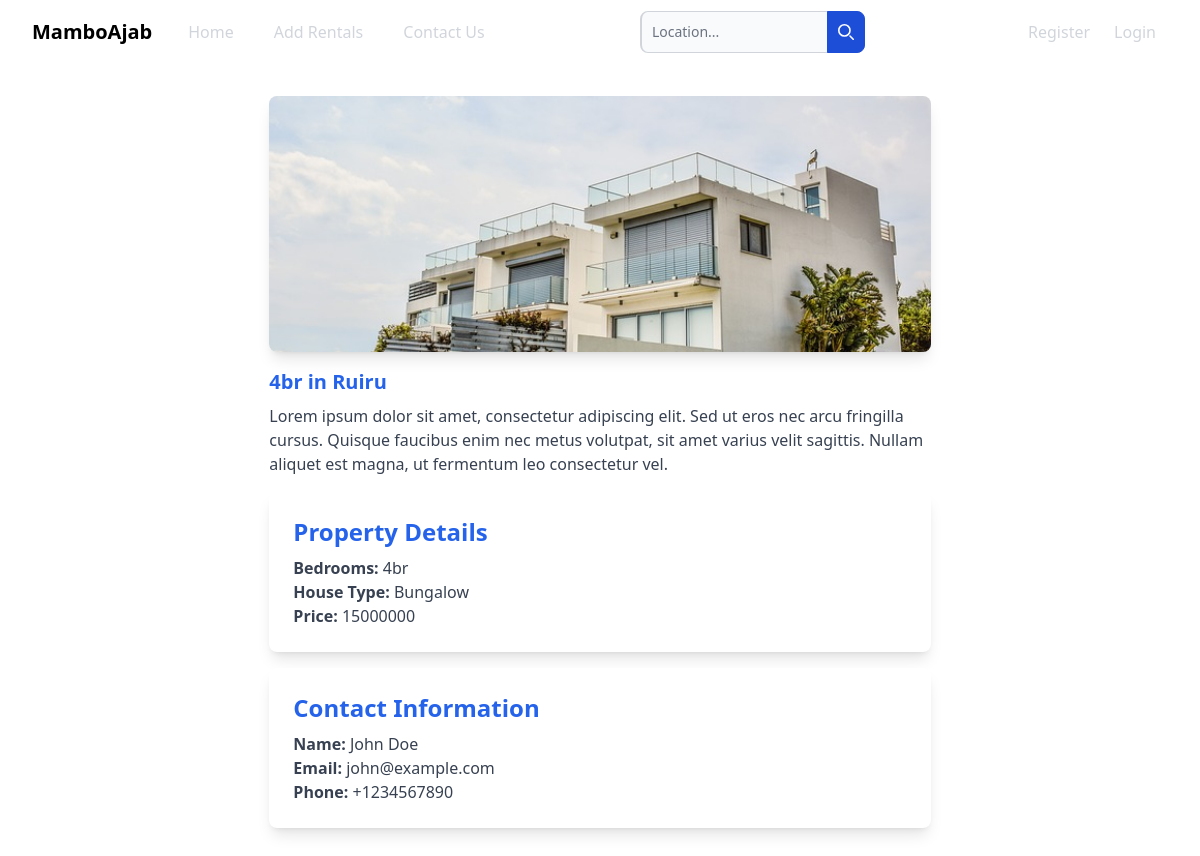
Page /home/property/3/ on the committed database.
### Home/models.py (models this page shows)
class Rentals(models.Model):
    image =models.ImageField(upload_to='images/')
    location = models.CharField(max_length=100,null=True,blank=True)
    house_type = models.CharField(max_length= 50,null=True)
    bedrooms = models.CharField(max_length=10,null=True)
    house_price = models.CharField(max_length= 100,null=True)

### Home/views.py (the view)
# urls.py: path('property/<int:property_id>/', views.property_detail_view, name='property_detail'),
def property_detail_view(request, property_id):
    property_obj = get_object_or_404(Rentals, id=property_id)
    print('loggged ins', request.user)
    return render(request, 'Home/property_details.html', {'property': property_obj})

### Home/templates/Home/property_details.html
{% extends "Home/base.html" %}
{% block heroPage %}
  <div class="container mx-auto px-4 py-8">
    <div class="flex flex-col md:flex-row">
      <div class="md:w-2/3 mb-8 md:mb-0 mx-auto">
        <div class="overflow-hidden rounded-lg shadow-lg">
          <img class="w-full h-64 object-cover" src="{{ property.image.url }}" alt="{{ property.location }}">
        </div>
        <div class="mt-4">
          <h2 class="text-xl font-semibold mb-2 text-blue-600">{{ property.bedrooms }} in {{ property.location }}</h2>
          <p class="text-gray-700 dark:text-gray-400 mb-4">Lorem ipsum dolor sit amet, consectetur adipiscing elit. Sed ut eros nec arcu fringilla cursus. Quisque faucibus enim nec metus volutpat, sit amet varius velit sagittis. Nullam aliquet est magna, ut fermentum leo consectetur vel.</p>
          <div class="p-6 bg-white rounded-lg shadow-lg">
            <h3 class="text-2xl font-semibold mb-2 text-blue-600">Property Details</h3>
            <p class="text-gray-700 dark:text-gray-400"><span class="font-semibold">Bedrooms:</span> {{ property.bedrooms }}</p>
            <p class="text-gray-700 dark:text-gray-400"><span class="font-semibold">House Type:</span> {{ property.house_type }}</p>
            <p class="text-gray-700 dark:text-gray-400"><span class="font-semibold">Price:</span> {{ property.house_price }}</p>
          </div>
          <div class="mt-4 p-6 bg-white rounded-lg shadow-lg">
            <h3 class="text-2xl font-semibold mb-2 text-blue-600">Contact Information</h3>
            <p class="text-gray-700 dark:text-gray-400"><span class="font-semibold">Name:</span> John Doe</p>
            <p class="text-gray-700 dark:text-gray-400"><span class="font-semibold">Email:</span> john@example.com</p>
            <p class="text-gray-700 dark:text-gray-400"><span class="font-semibold">Phone:</span> +1234567890</p>
          </div>
        </div>
      </div>
    </div>
  </div>
{% endblock  %}

### rows in the picture
Rentals: image (picture), bedrooms "4br", location "Ruiru", house_type "Bungalow", house_price "15000000"
